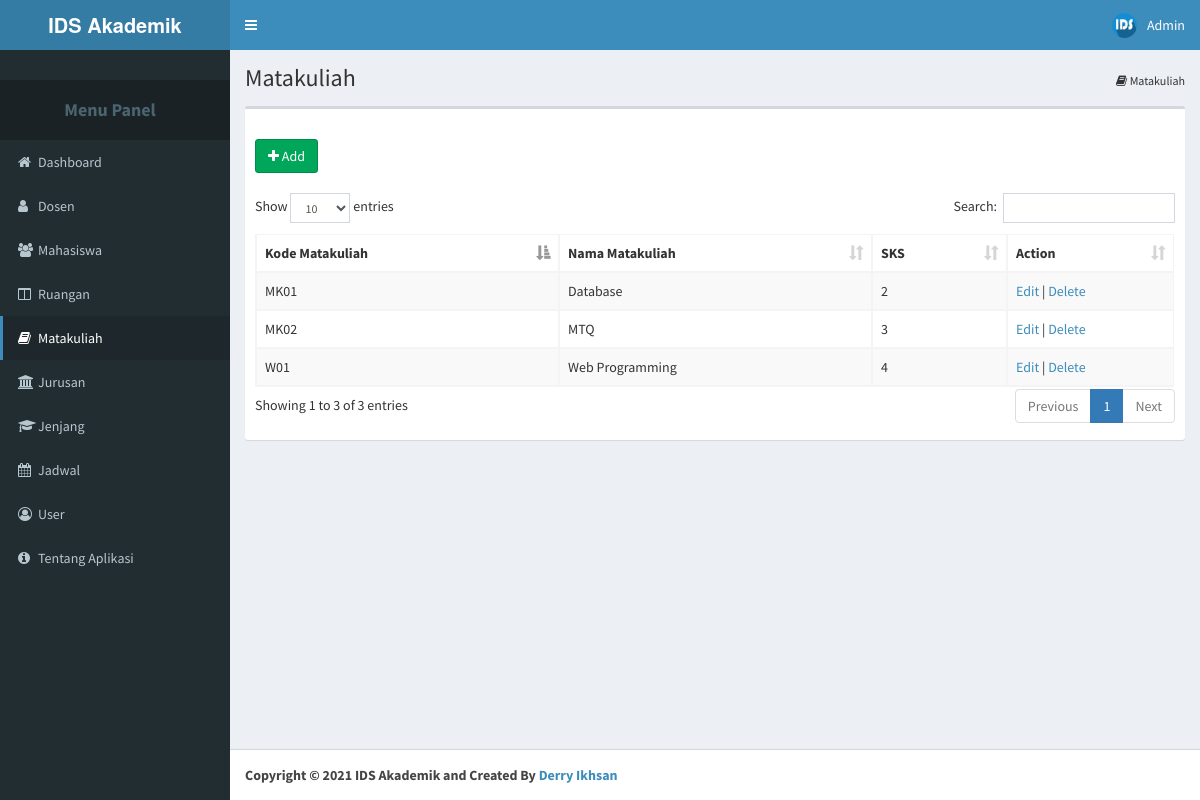
The app's page /1/matakuliah.php (signed in) with its own data.
### tables this page shows
CREATE TABLE IF NOT EXISTS `matakuliah` (
  `Kode_Matakuliah` varchar(50) NOT NULL,
  `Nama_Matakuliah` varchar(50) NOT NULL,
  `SKS` int(11) NOT NULL,
  PRIMARY KEY (`Kode_Matakuliah`)
);

### 1/dt_matakuliah.php (the view, shortened to what this page needs)
<thead>
	<tr>
		<th>Kode Matakuliah</th>
		<th>Nama Matakuliah</th>
		<th>SKS</th>
		<th>Action</th>
	</tr>
</thead>
<tbody>
	<?php
		$querymatakuliah = mysqli_query ($konek, "SELECT * FROM matakuliah");
		while($matakuliah = mysqli_fetch_array($querymatakuliah)){
			echo "
				<tr>
					<td>$matakuliah[Kode_Matakuliah]</td>
					<td>$matakuliah[Nama_Matakuliah]</td>
					<td>$matakuliah[SKS]</td>
					<td>
						<a href='#' class='open_modal' id='$matakuliah[Kode_Matakuliah]'>Edit</a> |
						<a href='#' onClick='confirm_delete(\"matakuliah_delete.php?Kode_Matakuliah=$matakuliah[Kode_Matakuliah]\")'>Delete</a>
					</td>
				</tr>";
		}
	?>
</tbody>

### records on screen
matakuliah: Kode_Matakuliah "MK01", Nama_Matakuliah "Database", SKS "2"
matakuliah: Kode_Matakuliah "MK02", Nama_Matakuliah "MTQ", SKS "3"
matakuliah: Kode_Matakuliah "W01", Nama_Matakuliah "Web Programming", SKS "4"

### other values on screen
$_SESSION["Username"] "Admin"
